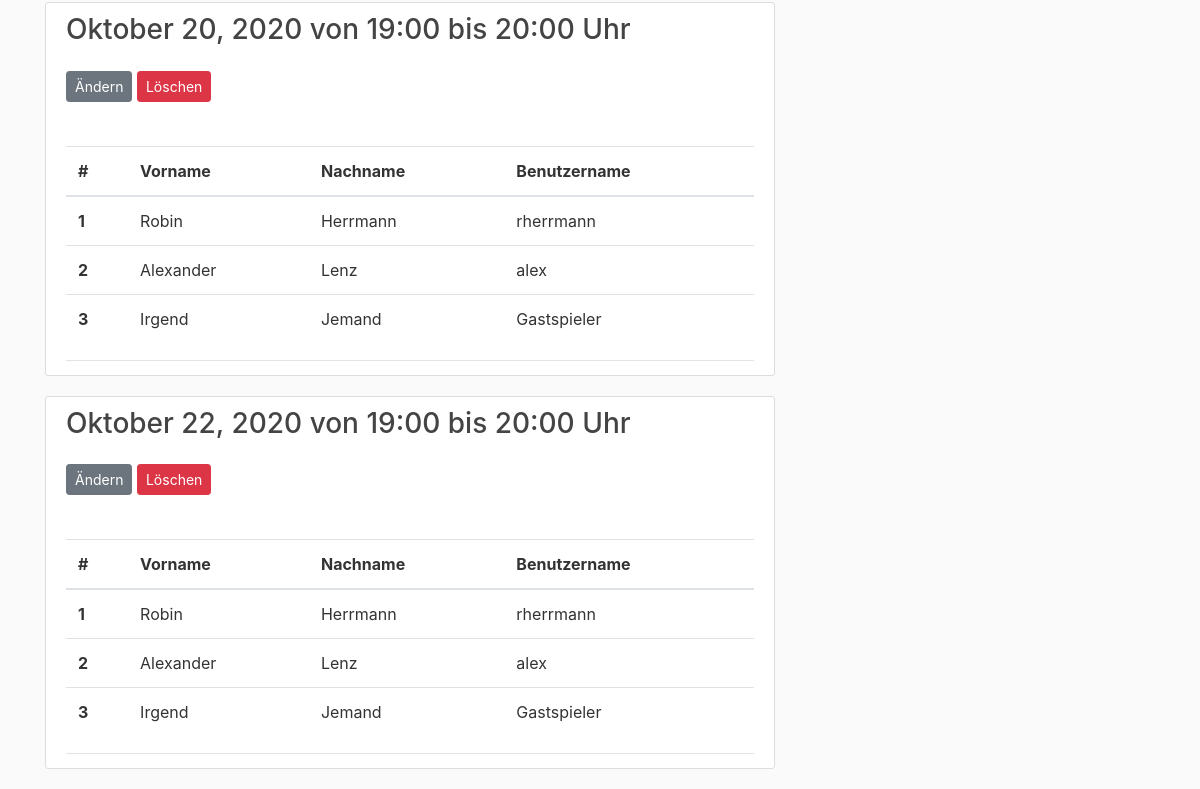
The page /reservation/own/ (lower part) on the database as committed earlier.
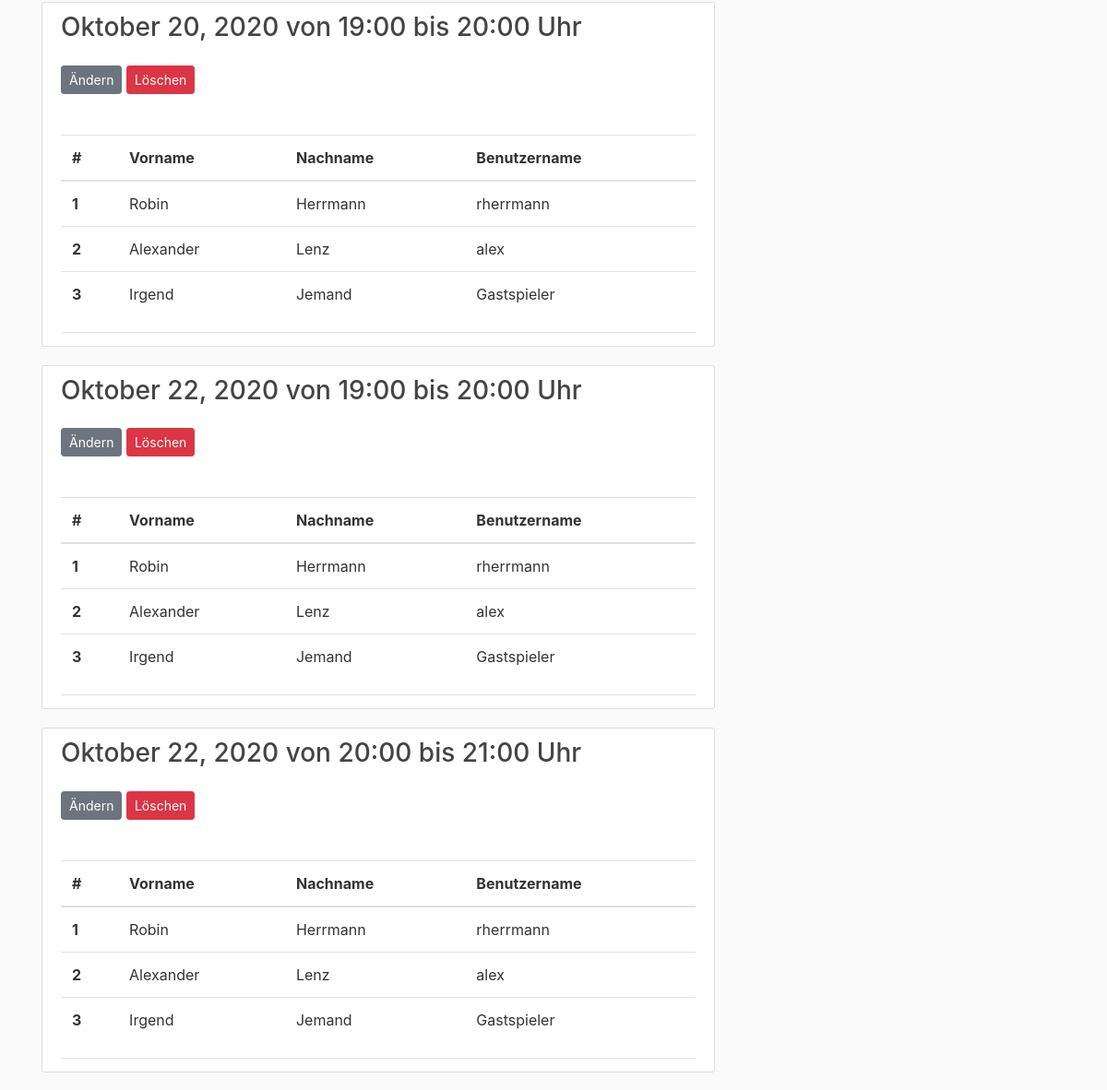
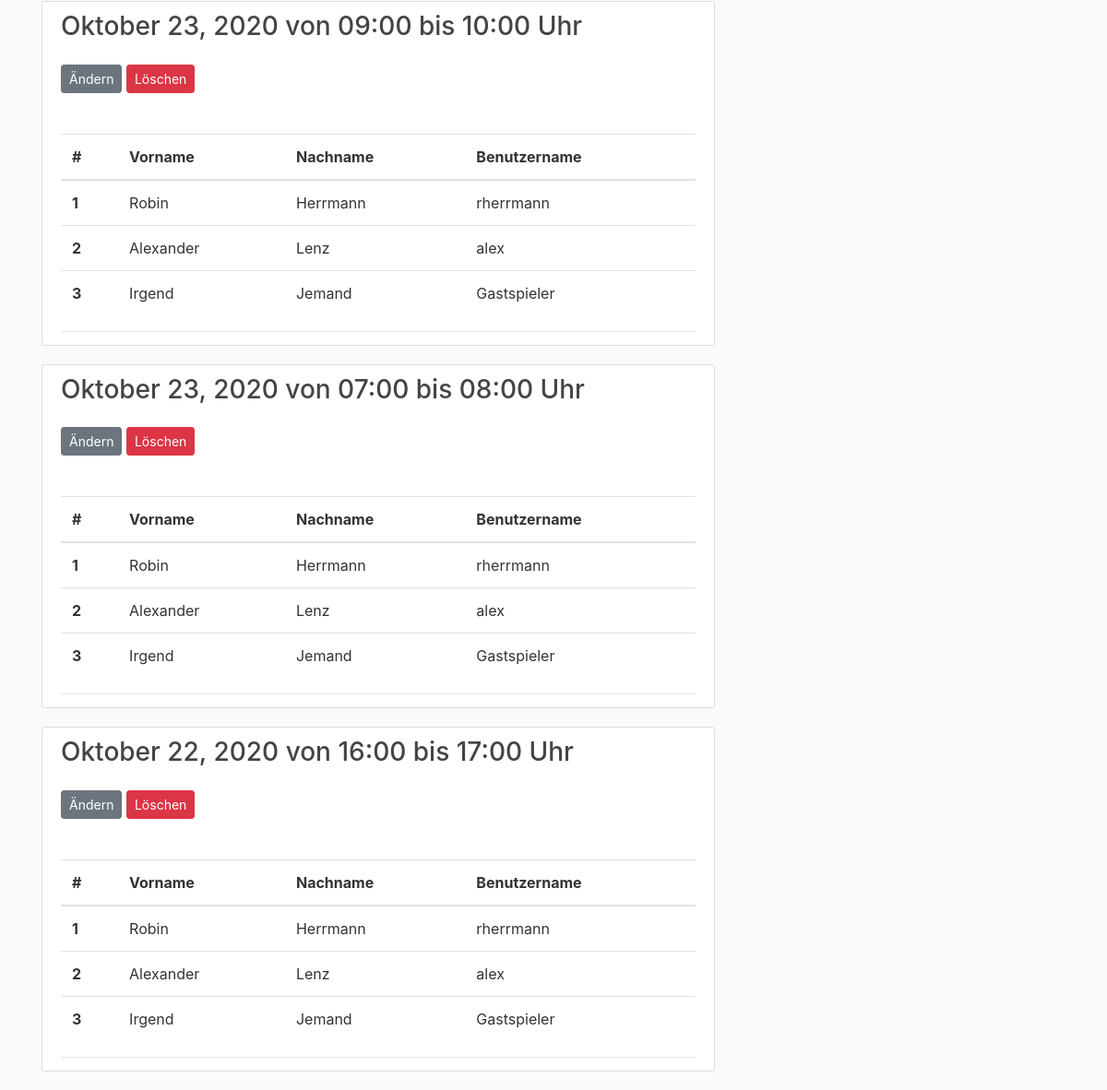
The same page on the database as committed later (2 pictures, top to bottom).
### courts/model.py (models this page shows, shortened)
class Reservation(models.Model):
    court = models.ForeignKey(Court, on_delete=models.CASCADE)
    author = models.ForeignKey(User, on_delete=models.CASCADE, null=True)
    start_datetime = models.DateTimeField()
    end_datetime = models.DateTimeField()

### courts/views.py (the view)
# urls.py: path('reservation/own/', ReservationsListView.as_view(), name='reservations-own'),
class ReservationsListView(ListView):
    model = Reservation
    template_name = "courts/reservations.html"
    context_object_name = 'reservations'

### courts/templates/courts/reservations.html (shortened to what this page needs)
{% extends "courts/base.html" %}
{% block content %}
{% for reservation in reservations %}
<article class="media content-section">
    <div class="media-body">
        <h3><a class="article-title">{{ post.title }}{{reservation.start_datetime|date:"F d, Y"}} von
            {{reservation.start_datetime|date:"H:i"}} bis {{reservation.end_datetime|date:"H:i"}} Uhr</a></h3>
            <div>
                <a class="btn btn-secondary btn-sm mt-3 mb-1" href="#">Ändern</a>
                <a class="btn btn-danger btn-sm mt-3 mb-1" href="{% url 'reservation-delete' reservation.id %}">Löschen</a>
            </div>
        <div class="article-metadata">
            <div>
                <p class="article-content">
                <table class="table">
                    <thead>
                    <tr>
                        <th scope="col">#</th>
                        <th scope="col">Vorname</th>
                        <th scope="col">Nachname</th>
                        <th scope="col">Benutzername</th>
                    </tr>
                    </thead>
                    <tbody>
                    <tr>
                        <th scope="row">1</th>
                        <td>Robin</td>
                        <td>Herrmann</td>
                        <td>rherrmann</td>
                    </tr>
                    <tr>
                        <th scope="row">2</th>
                        <td>Alexander</td>
                        <td>Lenz</td>
                        <td>alex</td>
                    </tr>
                    <tr>
                        <th scope="row">3</th>
                        <td>Irgend</td>
                        <td>Jemand</td>
                        <td>Gastspieler</td>
                    </tr>
                    </tbody>
                </table>
                </p>
            </div>
        </div>
    </div>
</article>
{% endfor %}
{% endblock content %}

Rows that differ between the two databases and show on the page:
added Reservation: start_datetime "Oktober 22, 2020", start_datetime "20:00", end_datetime "21:00"
added Reservation: start_datetime "Oktober 23, 2020", start_datetime "09:00", end_datetime "10:00"
added Reservation: start_datetime "Oktober 23, 2020", start_datetime "07:00", end_datetime "08:00"
added Reservation: start_datetime "Oktober 22, 2020", start_datetime "16:00", end_datetime "17:00"
